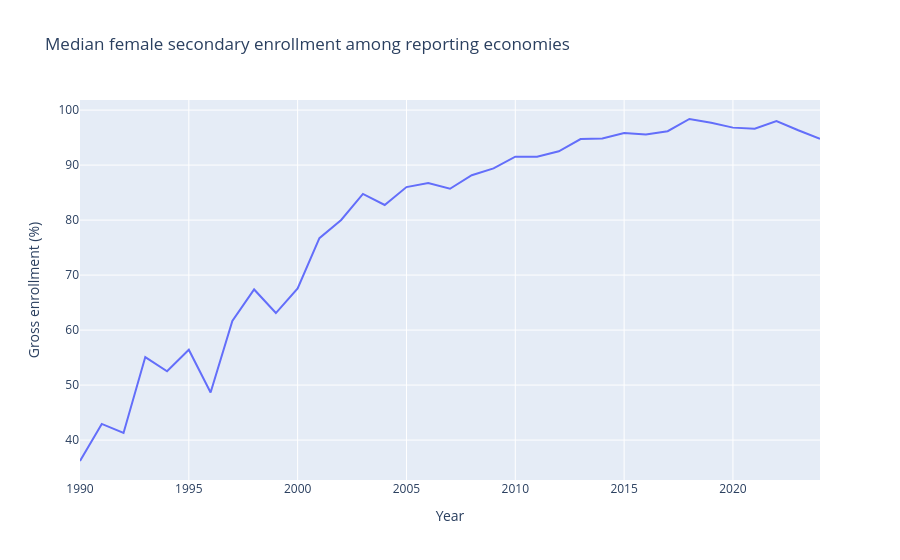

Source (notebook cell):
### Code cell
education_trend = sample.groupby("year")["education"].agg(
    median_enrollment="median",
    countries_with_data="count",
).reset_index()
display(education_trend[["year", "countries_with_data"]])
fig = px.line(
    education_trend,
    x="year",
    y="median_enrollment",
    title="Median female secondary enrollment among reporting economies",
    labels={"year": "Year", "median_enrollment": "Gross enrollment (%)"},
)
fig.show()

### Figure 1 — Plotly figure (JSON) as saved in the notebook; plotly's stock layout.template omitted (floating-point values rounded to 4 significant figures)
{"data": [{"hovertemplate": "Year=%{x}<br>Gross enrollment (%)=%{y}<extra></extra>", "legendgroup": "", "line": {"color": "#636efa", "dash": "solid"}, "marker": {"symbol": "circle"}, "mode": "lines", "name": "", "orientation": "v", "showlegend": false, "type": "scatter", "x": [1990, 1991, 1992, 1993, 1994, 1995, 1996, 1997, 1998, 1999, 2000, 2001, 2002, 2003, 2004, 2005, 2006, 2007, 2008, 2009, 2010, 2011, 2012, 2013, 2014, 2015, 2016, 2017, 2018, 2019, 2020, 2021, 2022, 2023, 2024], "xaxis": "x", "y": [36.2, 42.94, 41.29, 55.09, 52.51, 56.43, 48.64, 61.65, 67.39, 63.1, 67.57, 76.72, 80.01, 84.76, 82.75, 86.0, 86.73, 85.7, 88.16, 89.4, 91.53, 91.52, 92.51, 94.74, 94.85, 95.85, 95.56, 96.16, 98.38, 97.69, 96.81, 96.61, 98.02, 96.33, 94.79], "yaxis": "y"}], "layout": {"legend": {"tracegroupgap": 0}, "title": {"text": "Median female secondary enrollment among reporting economies"}, "xaxis": {"anchor": "y", "domain": [0, 1], "title": {"text": "Year"}}, "yaxis": {"anchor": "x", "domain": [0, 1], "title": {"text": "Gross enrollment (%)"}}}}
